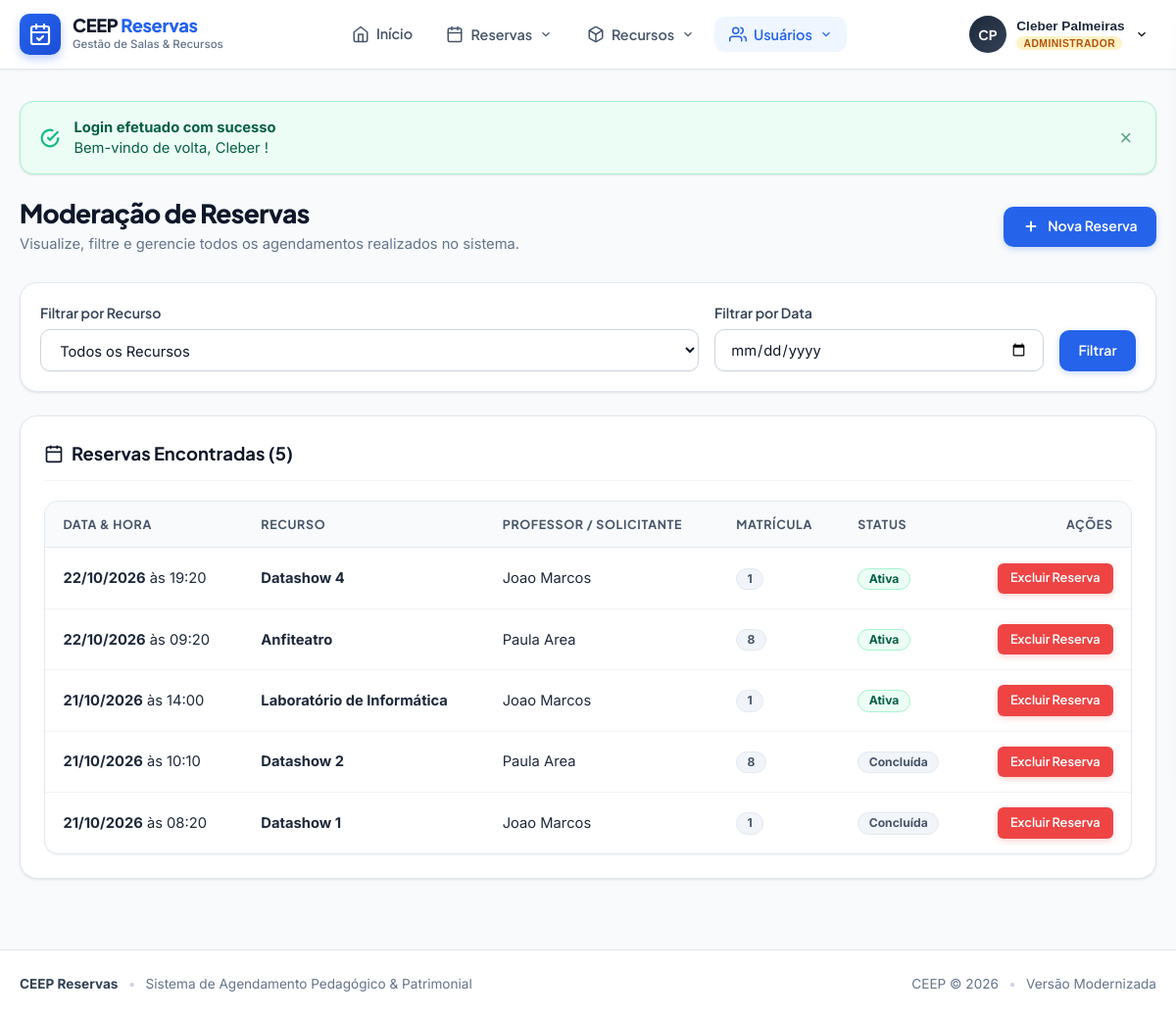
The app's page /todas_reservas.php (signed in), older data.
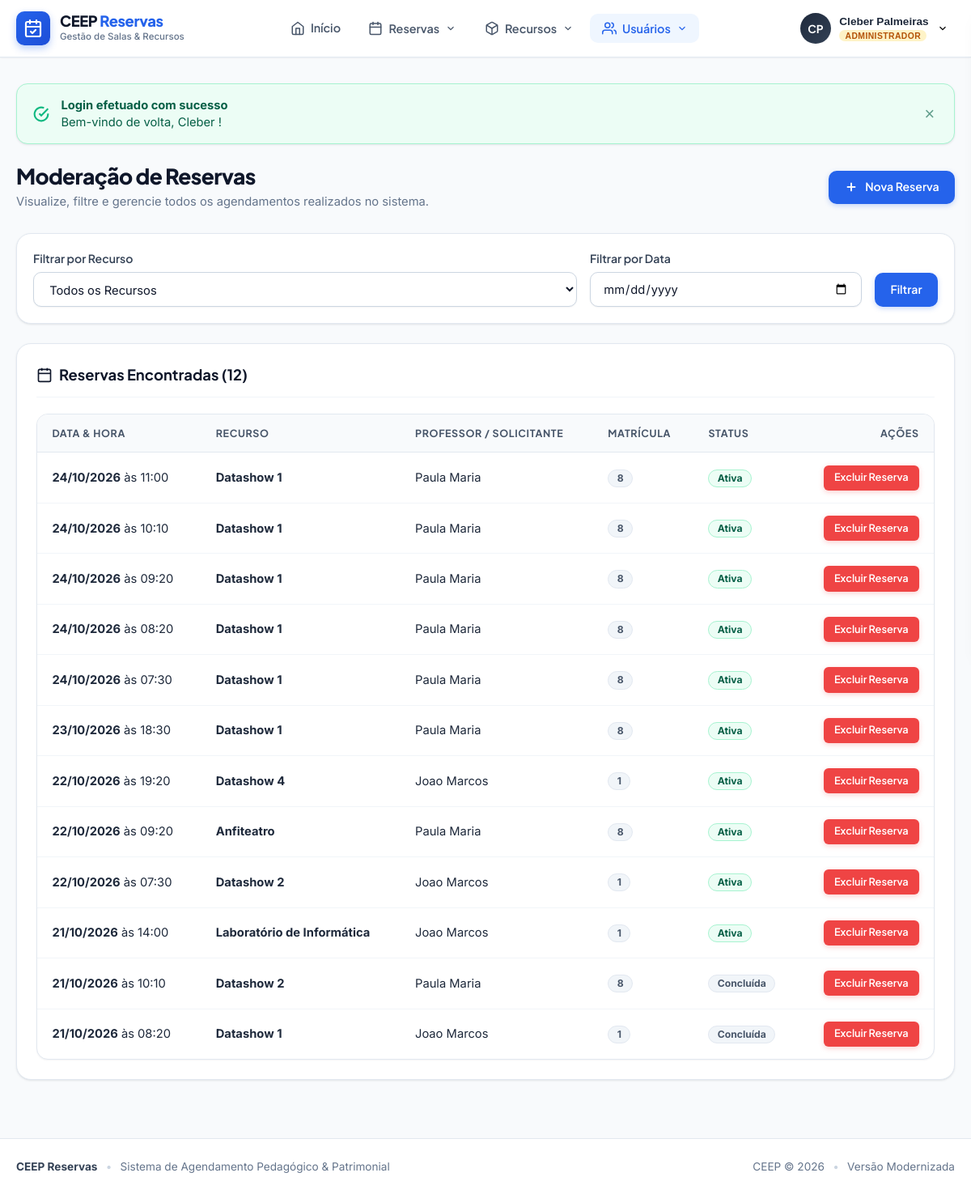
The same page, newer data.
### tables this page shows
CREATE TABLE reservas (
    ID INTEGER PRIMARY KEY AUTOINCREMENT,
    cod_recurso INTEGER DEFAULT 0,
    matricula INTEGER DEFAULT 0,
    datatempo TEXT DEFAULT NULL,
    turno TEXT DEFAULT 'm',
    ticket TEXT DEFAULT '0',
    disponivel INTEGER DEFAULT 0,
    pegou INTEGER DEFAULT 0
);

CREATE TABLE recursos (
    cod_recurso INTEGER PRIMARY KEY AUTOINCREMENT,
    nome_recurso TEXT NOT NULL,
    status TEXT DEFAULT 'Disponivel',
    categoria TEXT DEFAULT '1'
);

CREATE TABLE usuarios (
    usuario_id INTEGER PRIMARY KEY AUTOINCREMENT,
    nome TEXT NOT NULL DEFAULT '',
    sobrenome TEXT DEFAULT '',
    cpf TEXT NOT NULL DEFAULT '',
    matricula INTEGER NOT NULL,
    email TEXT NOT NULL DEFAULT '',
    tipo TEXT NOT NULL DEFAULT '',
    senha TEXT NOT NULL DEFAULT '',
    nivel_usuario TEXT NOT NULL DEFAULT '0',
    data_cadastro TEXT NOT NULL DEFAULT '0000-00-00 00:00:00',
    data_ultimo_login TEXT NOT NULL DEFAULT '0000-00-00 00:00:00',
    ativado TEXT NOT NULL DEFAULT '0'
);

### todas_reservas.php (called while the page is built)
<?php require_once __DIR__ . '/excluir_reservas.php'; ?>

### excluir_reservas.php (the view, shortened to what the rows shown need)
<?php
require_once __DIR__ . '/core/bootstrap.php';
$params = [];
$whereClauses = [];
$whereSql = !empty($whereClauses) ? "WHERE " . implode(" AND ", $whereClauses) : "";
try {
    $reservas = DB::fetchAll(
        "SELECT r.*, rec.nome_recurso, rec.categoria, u.nome, u.sobrenome, u.email
         FROM reservas r
         LEFT JOIN recursos rec ON r.cod_recurso = rec.cod_recurso
         LEFT JOIN usuarios u ON r.matricula = u.matricula
         {$whereSql}
         ORDER BY r.datatempo DESC LIMIT 150",
        $params
    );
} catch (Throwable $t) {
    error_log('Erro ao listar todas reservas: ' . $t->getMessage());
    $reservas = [];
    $listaRecursos = [];
}
?>
<div class="page-header animate-slide-in">
    <div>
        <h1 class="page-title">Moderação de Reservas</h1>
    </div>
</div>
<div class="card animate-slide-in">
    <div class="card-header">
        <h2 class="card-title">
            <svg width="20" height="20" viewBox="0 0 24 24" fill="none" stroke="currentColor" stroke-width="2"><rect x="3" y="4" width="18" height="18" rx="2" ry="2"></rect><line x1="16" y1="2" x2="16" y2="6"></line><line x1="8" y1="2" x2="8" y2="6"></line><line x1="3" y1="10" x2="21" y2="10"></line></svg>
            <span>Reservas Encontradas (<?= count($reservas) ?>)</span>
        </h2>
    </div>
    <?php if (empty($reservas)): ?>
        <div class="empty-state">
            <div class="empty-state-icon">
                <svg width="32" height="32" viewBox="0 0 24 24" fill="none" stroke="currentColor" stroke-width="2"><circle cx="12" cy="12" r="10"></circle><polyline points="12 6 12 12 14 14"></polyline></svg>
            </div>
            <h3 class="empty-state-title">Nenhuma reserva encontrada para este filtro</h3>
            <p class="empty-state-desc">Altere ou remova os filtros de busca para visualizar outros agendamentos.</p>
        </div>
    <?php else: ?>
        <div class="table-responsive">
            <table class="ceep-table">
                <thead>
                    <tr>
                        <th>Data &amp; Hora</th>
                        <th>Recurso</th>
                        <th>Professor / Solicitante</th>
                        <th>Matrícula</th>
                        <th>Status</th>
                        <th style="text-align: right;">Ações</th>
                    </tr>
                </thead>
                <tbody>
                    <?php foreach ($reservas as $res):
                        $passada = strtotime($res['datatempo']) < time();
                    ?>
                    <tr>
                        <td>
                            <strong><?= date('d/m/Y', strtotime($res['datatempo'])) ?></strong> às <?= date('H:i', strtotime($res['datatempo'])) ?>
                        </td>
                        <td>
                            <strong><?= e($res['nome_recurso'] ?? 'Recurso #' . $res['cod_recurso']) ?></strong>
                        </td>
                        <td>
                            <?= e(trim(($res['nome'] ?? '') . ' ' . ($res['sobrenome'] ?? ''))) ?: '<span style="color: var(--slate-400);">Desconhecido</span>' ?>
                        </td>
                        <td>
                            <span class="badge badge-secondary"><?= e($res['matricula']) ?></span>
                        </td>
                        <td>
                            <?php if ($passada): ?>
                                <span class="badge badge-secondary">Concluída</span>
                            <?php else: ?>
                                <span class="badge badge-success">Ativa</span>
                            <?php endif; ?>
                        </td>
                        <td style="text-align: right;">
                            <a
                                href="cancela.php?id=<?= urlencode($res['ID']) ?>&csrf_token=<?= e(csrf_token()) ?>"
                                class="btn btn-danger btn-sm"
                                data-confirm="Tem certeza que deseja cancelar esta reserva como Administrador?"
                            >
                                Excluir Reserva
                            </a>
                        </td>
                    </tr>
                    <?php endforeach; ?>
                </tbody>
            </table>
        </div>
    <?php endif; ?>
</div>

Row changes from the older to the newer data that the page shows:
added reservas: datatempo "24/10/2026", datatempo "11:00", cod_recurso.nome_recurso "Datashow 1", usuarios.nome+sobrenome "Paula Maria", matricula "8", shows "Ativa"
added reservas: datatempo "24/10/2026", datatempo "10:10", cod_recurso.nome_recurso "Datashow 1", usuarios.nome+sobrenome "Paula Maria", matricula "8", shows "Ativa"
added reservas: datatempo "24/10/2026", datatempo "09:20", cod_recurso.nome_recurso "Datashow 1", usuarios.nome+sobrenome "Paula Maria", matricula "8", shows "Ativa"
added reservas: datatempo "24/10/2026", datatempo "08:20", cod_recurso.nome_recurso "Datashow 1", usuarios.nome+sobrenome "Paula Maria", matricula "8", shows "Ativa"
added reservas: datatempo "24/10/2026", datatempo "07:30", cod_recurso.nome_recurso "Datashow 1", usuarios.nome+sobrenome "Paula Maria", matricula "8", shows "Ativa"
added reservas: datatempo "23/10/2026", datatempo "18:30", cod_recurso.nome_recurso "Datashow 1", usuarios.nome+sobrenome "Paula Maria", matricula "8", shows "Ativa"
changed through a linked row, reservas "Anfiteatro": usuarios.nome+sobrenome "Paula Area" → "Paula Maria"
added reservas: datatempo "22/10/2026", datatempo "07:30", cod_recurso.nome_recurso "Datashow 2", usuarios.nome+sobrenome "Joao Marcos", matricula "1", shows "Ativa"
changed through a linked row, reservas (number 11 of 12 on the later page): usuarios.nome+sobrenome "Paula Area" → "Paula Maria"
Text that changed along with them:
count($reservas): "5" → "12"
